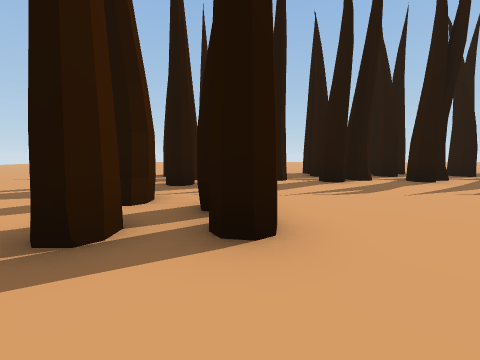
View 1 (above)

22 first-person views from a walk through a 3-D level made in the Unity game engine. The camera is 1.3 m above the floor, tilts 6° down and sees 90° across. The floor is counted in squares, 2 m on a side. Each view is taken from the middle of a square. On the plan, view 1 faces up. The plan holds only what a view shows up to about 9 squares ahead; the rest is blank. The place goes on beyond the plan.

View 2
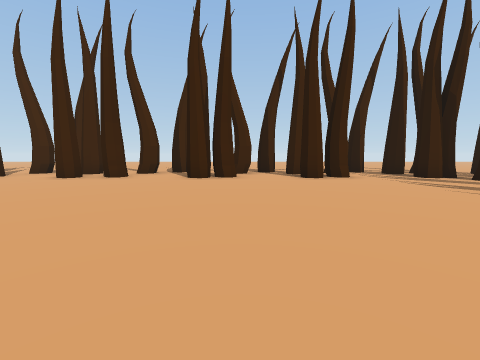

View 3
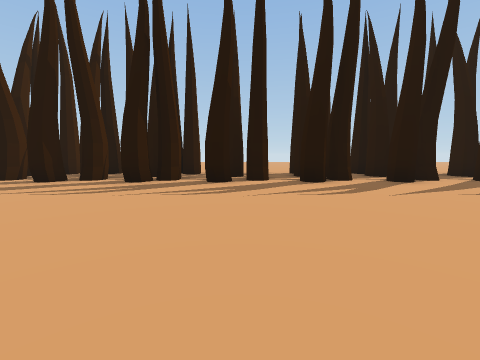

View 4
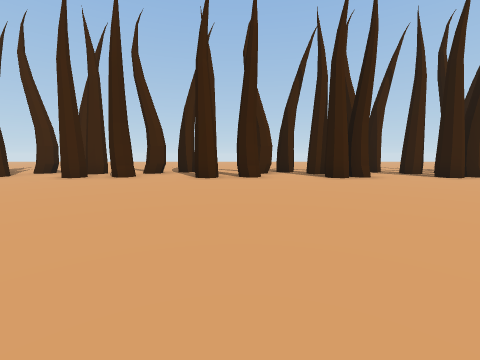

View 5
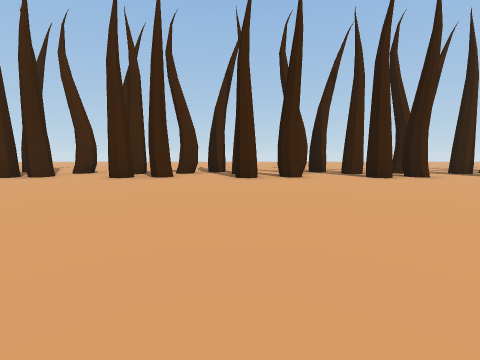

View 6
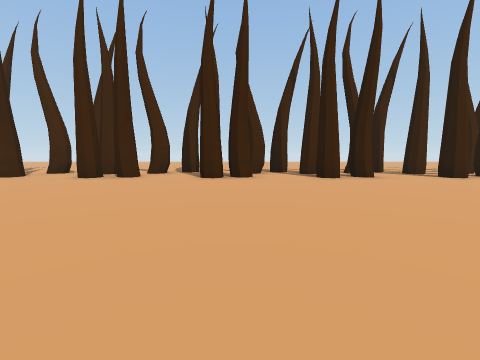

View 7
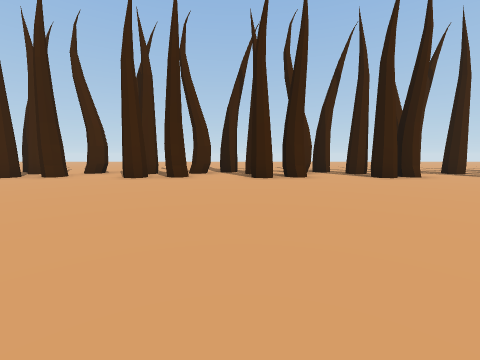

View 8
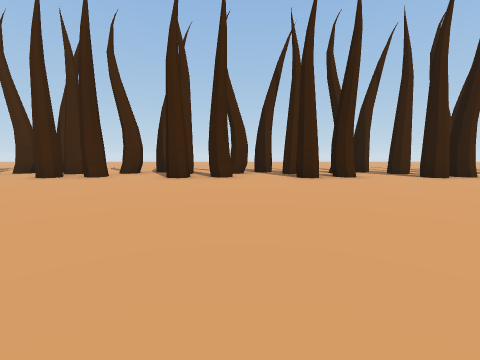

View 9
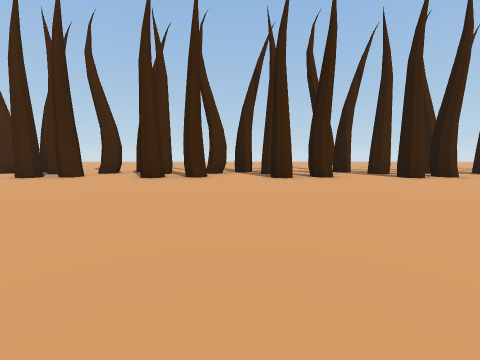

View 10
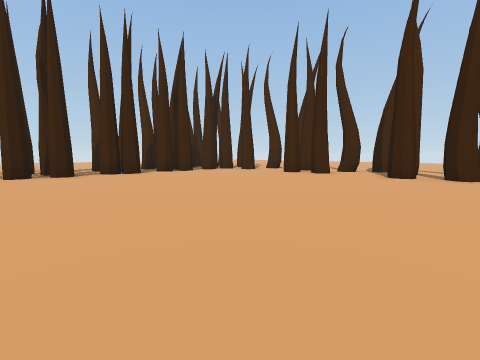

View 11
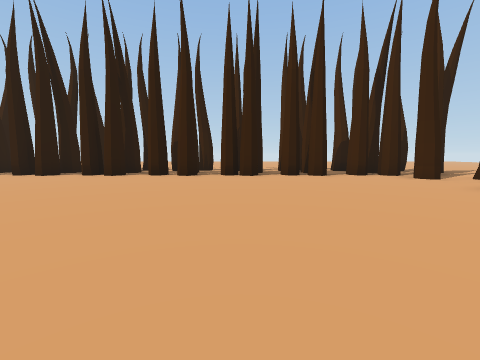

View 12
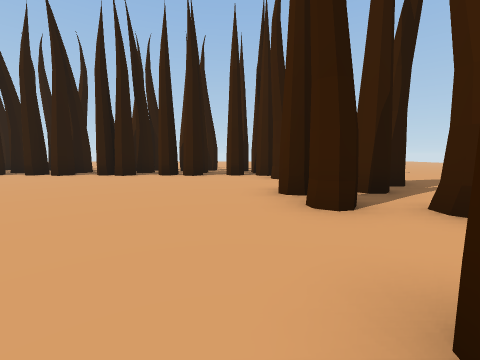

View 13
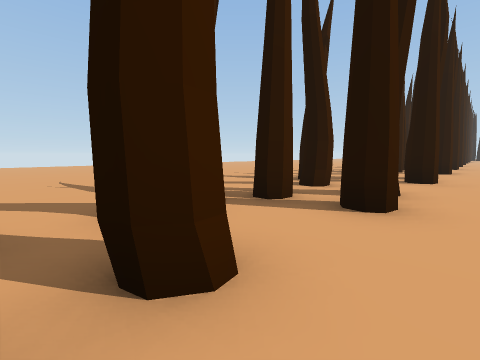

View 14
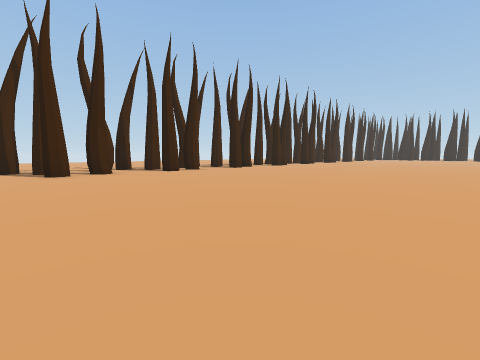

View 15
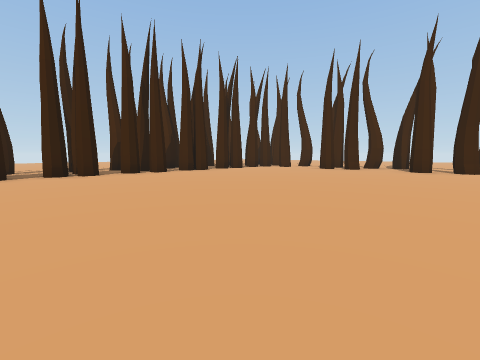

View 16
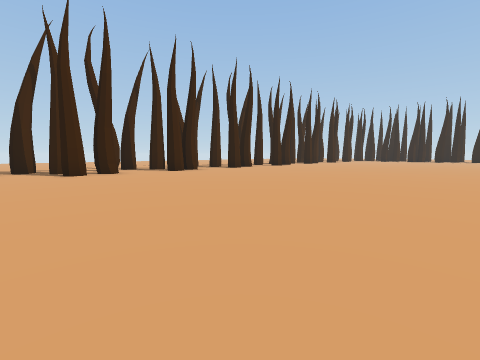

View 17
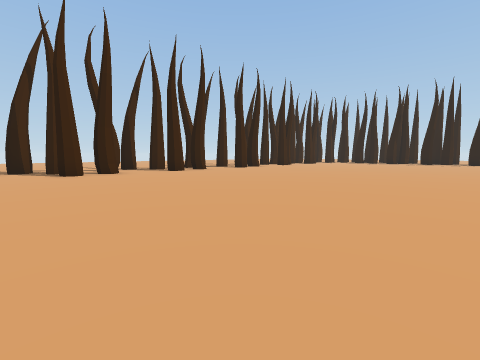

View 18
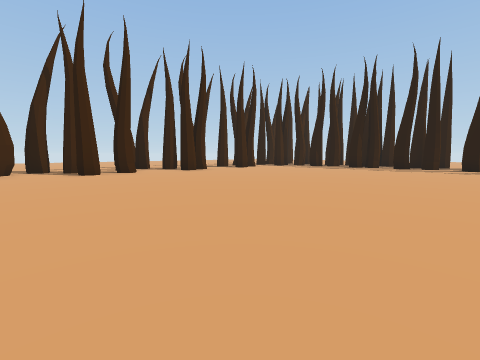

View 19
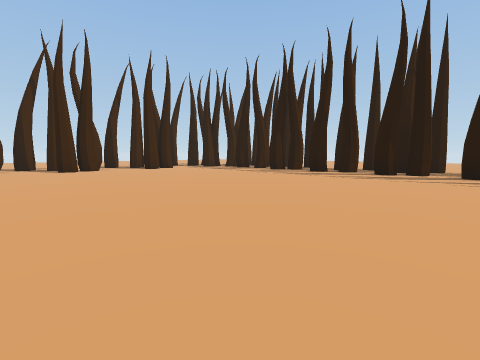

View 20
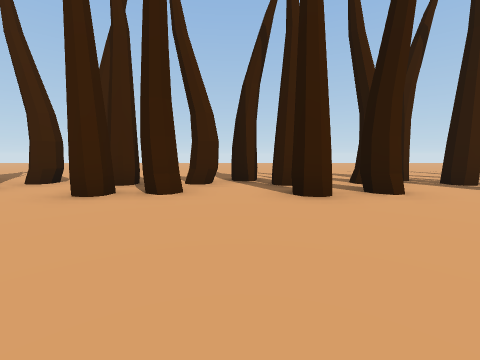

View 21
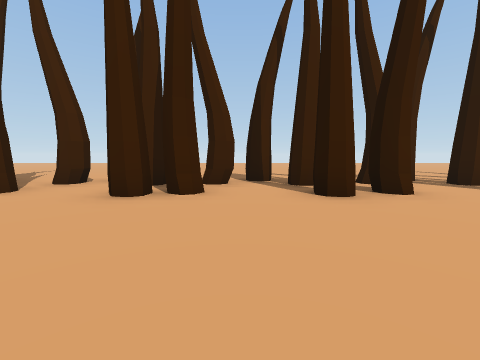

View 22
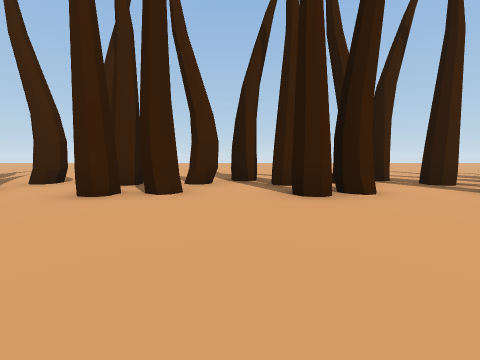

### Floor plan
Key: @ floor where view 1 was taken; # wall or solid block; x gap in a wall; . floor.
Columns run from 11 left of view 1 to 11 right of it. Each row starts with its distance up from view 1.
  8     .     ###.# #.#x###
  7     ..   ## ..#.#.#.##
  6      ..  ######.#x#.###
  5       .. .##...........
  4        ..#.............
  3         ...#...........
  2          ..#...........
  1          #.............
  0          #.@...........
 -1          #x#...........
 -2          #.............
 -3          #.............
 -4         ...#.........
 -5         ...#.........
 -6       ...#...........
 -7       ...#...........
 -8       ...............
 -9       .....#.........
-10        ..#...........
-11        ..#...........
-12        ....#.........
-13        ...#..........
-14        ..#...........
-15         ...#.........
-16        ....#.........
-17        ..#...........
-18       ...#...........
-19       .....#.........
-20        ..#...........
-21       ...#...........
-22       .....#.........
-23        ....#.........
-24       ...#...........
-25       ...#...........
-26       ...............
-27         ...#.........
-28  .....   #...........
-29 .........#.#...........
-30 .......................
-31           .#...........
-32          #.............
-33          x.#...........
-34         .#x#...........
-35         .#.............
-36        ..#.............
-37       .....#...........
-38         .. ####.#.#x###
-39         .### ####.#.###

Positions as (right, up) in squares from view 1, and headings:
1: (0, 0), facing up
2: (7, 0), facing left
3: (7, 0), facing up
4: (7, -4), facing left
5: (7, -9), facing left
6: (7, -15), facing left
7: (7, -20), facing left
8: (7, -25), facing left
9: (7, -28), facing left
10: (8, -29), facing down-left
11: (5, -30), facing down
12: (1, -30), facing down
13: (1, -30), facing up-left
14: (9, -28), facing up-left
15: (11, -29), facing down-left
16: (9, -21), facing up-left
17: (9, -14), facing up-left
18: (9, -7), facing up-left
19: (11, -3), facing up-left
20: (4, -10), facing left
21: (4, -14), facing left
22: (4, -17), facing left
